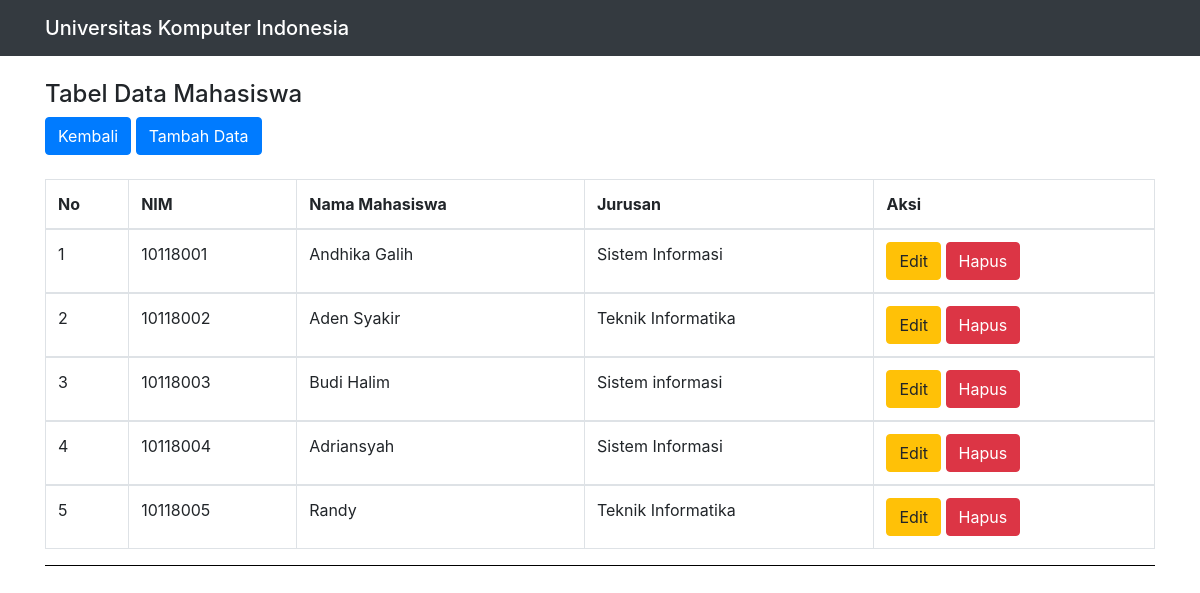
The page / on the database its author committed.
### tables this page shows
CREATE TABLE `mahasiswa` (
  `nim` varchar(8) NOT NULL,
  `nama_mahasiswa` varchar(50) DEFAULT NULL,
  `jurusan` varchar(50) DEFAULT NULL
);

### index.php (the view, shortened to what this page needs)
<!DOCTYPE html>
<html>
<head>
    <link rel="stylesheet" href="bootstrap/css/bootstrap.min.css">
</head>
<body>
  <nav class="navbar navbar-dark bg-dark">
  <div class="container">
  <span class="navbar-brand mb-0 h1">Universitas Komputer Indonesia</span>
  </nav>
<div class="container">
    <br>
    <h4>Tabel Data Mahasiswa</h4>
    <a href="menu.php" class="btn btn-primary" role="button">Kembali</a>
    <a href="create.php" class="btn btn-primary" role="button">Tambah Data</a>
    <br>
    <table class="table table-bordered table-hover">
        <br>
        <thead>
        <tr>
            <th>No</th>
            <th>NIM</th>
            <th>Nama Mahasiswa</th>
            <th>Jurusan</th>
            <th colspan='2'>Aksi</th>
        </tr>
        </thead>
        <?php
        include "koneksi.php";
        $sql="select * from mahasiswa order by nim asc";
        $hasil=mysqli_query($kon,$sql);
        $no=0;
        while ($data = mysqli_fetch_array($hasil)) {
            $no++;
            ?>
            <tbody>
            <tr>
                <td><?php echo $no;?></td>
                <td><?php echo $data["nim"]; ?></td>
                <td><?php echo $data["nama_mahasiswa"];   ?></td>
                <td><?php echo $data["jurusan"];   ?></td>
                <td>
                    <a href="update.php?nim=<?php echo htmlspecialchars($data['nim']); ?>" class="btn btn-warning" role="button">Edit</a>
                    <a href="<?php echo htmlspecialchars($_SERVER["PHP_SELF"]);?>?nim=<?php echo $data['nim']; ?>" class="btn btn-danger" role="button">Hapus</a>
                </td>
            </tr>
            </tbody>
            <?php
        }
        ?>
    </table>
    <hr color='black'>
</div>
</body>
</html>

### rows shown on the page
mahasiswa: nim "10118001", nama_mahasiswa "Andhika Galih", jurusan "Sistem Informasi"
mahasiswa: nim "10118002", nama_mahasiswa "Aden Syakir", jurusan "Teknik Informatika"
mahasiswa: nim "10118003", nama_mahasiswa "Budi Halim", jurusan "Sistem informasi"
mahasiswa: nim "10118004", nama_mahasiswa "Adriansyah", jurusan "Sistem Informasi"
mahasiswa: nim "10118005", nama_mahasiswa "Randy", jurusan "Teknik Informatika"
